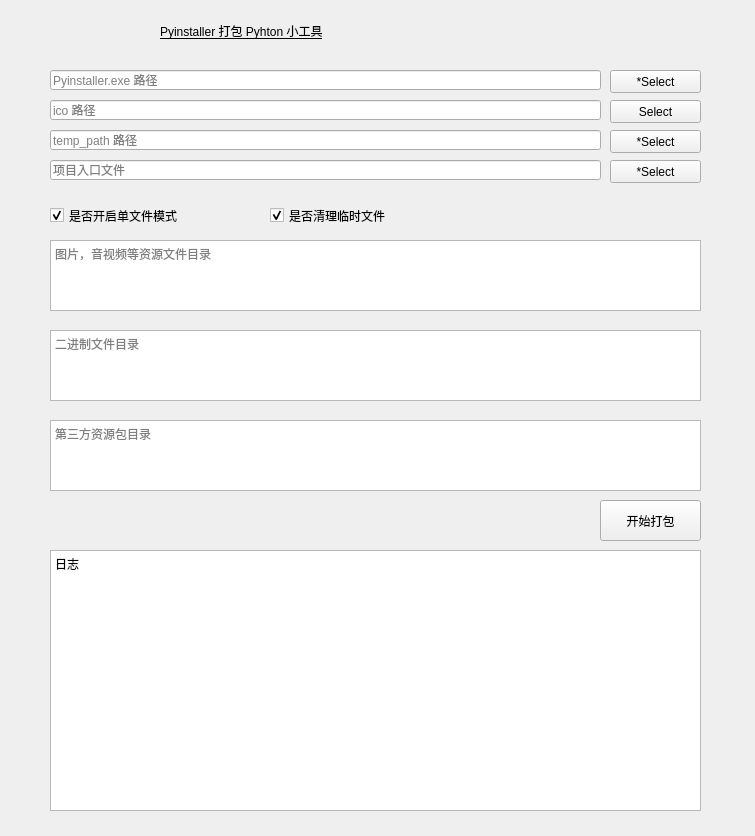
<?xml version="1.0" encoding="UTF-8"?>
<ui version="4.0">
 <class>Form</class>
 <widget class="QWidget" name="Form">
  <property name="geometry">
   <rect>
    <x>0</x>
    <y>0</y>
    <width>755</width>
    <height>836</height>
   </rect>
  </property>
  <property name="windowTitle">
   <string>Form</string>
  </property>
  <widget class="QPushButton" name="pushButton_pyinstaller">
   <property name="geometry">
    <rect>
     <x>610</x>
     <y>70</y>
     <width>91</width>
     <height>23</height>
    </rect>
   </property>
   <property name="text">
    <string>*Select</string>
   </property>
  </widget>
  <widget class="QLineEdit" name="lineEdit_pyinstaller">
   <property name="geometry">
    <rect>
     <x>50</x>
     <y>70</y>
     <width>551</width>
     <height>20</height>
    </rect>
   </property>
   <property name="placeholderText">
    <string>Pyinstaller.exe 路径</string>
   </property>
  </widget>
  <widget class="QLineEdit" name="lineEdit_ico">
   <property name="geometry">
    <rect>
     <x>50</x>
     <y>100</y>
     <width>551</width>
     <height>20</height>
    </rect>
   </property>
   <property name="placeholderText">
    <string>ico 路径</string>
   </property>
  </widget>
  <widget class="QPushButton" name="pushButton_ico">
   <property name="geometry">
    <rect>
     <x>610</x>
     <y>100</y>
     <width>91</width>
     <height>23</height>
    </rect>
   </property>
   <property name="text">
    <string>Select</string>
   </property>
  </widget>
  <widget class="QPushButton" name="pushButton_temp_path">
   <property name="geometry">
    <rect>
     <x>610</x>
     <y>130</y>
     <width>91</width>
     <height>23</height>
    </rect>
   </property>
   <property name="text">
    <string>*Select</string>
   </property>
  </widget>
  <widget class="QLineEdit" name="lineEdit_temp_path">
   <property name="geometry">
    <rect>
     <x>50</x>
     <y>130</y>
     <width>551</width>
     <height>20</height>
    </rect>
   </property>
   <property name="placeholderText">
    <string>temp_path 路径</string>
   </property>
  </widget>
  <widget class="QPushButton" name="pushButton_file">
   <property name="geometry">
    <rect>
     <x>610</x>
     <y>160</y>
     <width>91</width>
     <height>23</height>
    </rect>
   </property>
   <property name="text">
    <string>*Select</string>
   </property>
  </widget>
  <widget class="QLineEdit" name="lineEdit_file">
   <property name="geometry">
    <rect>
     <x>50</x>
     <y>160</y>
     <width>551</width>
     <height>20</height>
    </rect>
   </property>
   <property name="placeholderText">
    <string>项目入口文件</string>
   </property>
  </widget>
  <widget class="QCheckBox" name="checkBox_single">
   <property name="geometry">
    <rect>
     <x>50</x>
     <y>200</y>
     <width>161</width>
     <height>31</height>
    </rect>
   </property>
   <property name="text">
    <string>是否开启单文件模式</string>
   </property>
   <property name="checked">
    <bool>true</bool>
   </property>
  </widget>
  <widget class="QCheckBox" name="checkBox_clear">
   <property name="geometry">
    <rect>
     <x>270</x>
     <y>200</y>
     <width>161</width>
     <height>31</height>
    </rect>
   </property>
   <property name="text">
    <string>是否清理临时文件</string>
   </property>
   <property name="checked">
    <bool>true</bool>
   </property>
  </widget>
  <widget class="QTextEdit" name="textEdit_data_paths">
   <property name="geometry">
    <rect>
     <x>50</x>
     <y>240</y>
     <width>651</width>
     <height>71</height>
    </rect>
   </property>
   <property name="html">
    <string>&lt;!DOCTYPE HTML PUBLIC &quot;-//W3C//DTD HTML 4.0//EN&quot; &quot;http://www.w3.org/TR/REC-html40/strict.dtd&quot;&gt;
&lt;html&gt;&lt;head&gt;&lt;meta name=&quot;qrichtext&quot; content=&quot;1&quot; /&gt;&lt;style type=&quot;text/css&quot;&gt;
p, li { white-space: pre-wrap; }
&lt;/style&gt;&lt;/head&gt;&lt;body style=&quot; font-family:'SimSun'; font-size:9pt; font-weight:400; font-style:normal;&quot;&gt;
&lt;p style=&quot;-qt-paragraph-type:empty; margin-top:0px; margin-bottom:0px; margin-left:0px; margin-right:0px; -qt-block-indent:0; text-indent:0px;&quot;&gt;&lt;br /&gt;&lt;/p&gt;&lt;/body&gt;&lt;/html&gt;</string>
   </property>
   <property name="placeholderText">
    <string>图片，音视频等资源文件目录</string>
   </property>
  </widget>
  <widget class="QTextEdit" name="textEdit_third_paths">
   <property name="geometry">
    <rect>
     <x>50</x>
     <y>420</y>
     <width>651</width>
     <height>71</height>
    </rect>
   </property>
   <property name="html">
    <string>&lt;!DOCTYPE HTML PUBLIC &quot;-//W3C//DTD HTML 4.0//EN&quot; &quot;http://www.w3.org/TR/REC-html40/strict.dtd&quot;&gt;
&lt;html&gt;&lt;head&gt;&lt;meta name=&quot;qrichtext&quot; content=&quot;1&quot; /&gt;&lt;style type=&quot;text/css&quot;&gt;
p, li { white-space: pre-wrap; }
&lt;/style&gt;&lt;/head&gt;&lt;body style=&quot; font-family:'SimSun'; font-size:9pt; font-weight:400; font-style:normal;&quot;&gt;
&lt;p style=&quot;-qt-paragraph-type:empty; margin-top:0px; margin-bottom:0px; margin-left:0px; margin-right:0px; -qt-block-indent:0; text-indent:0px;&quot;&gt;&lt;br /&gt;&lt;/p&gt;&lt;/body&gt;&lt;/html&gt;</string>
   </property>
   <property name="placeholderText">
    <string>第三方资源包目录</string>
   </property>
  </widget>
  <widget class="QPushButton" name="pushButton_start">
   <property name="geometry">
    <rect>
     <x>600</x>
     <y>500</y>
     <width>101</width>
     <height>41</height>
    </rect>
   </property>
   <property name="text">
    <string>开始打包</string>
   </property>
  </widget>
  <widget class="QTextEdit" name="textEdit_log">
   <property name="geometry">
    <rect>
     <x>50</x>
     <y>550</y>
     <width>651</width>
     <height>261</height>
    </rect>
   </property>
   <property name="html">
    <string>&lt;!DOCTYPE HTML PUBLIC &quot;-//W3C//DTD HTML 4.0//EN&quot; &quot;http://www.w3.org/TR/REC-html40/strict.dtd&quot;&gt;
&lt;html&gt;&lt;head&gt;&lt;meta name=&quot;qrichtext&quot; content=&quot;1&quot; /&gt;&lt;style type=&quot;text/css&quot;&gt;
p, li { white-space: pre-wrap; }
&lt;/style&gt;&lt;/head&gt;&lt;body style=&quot; font-family:'SimSun'; font-size:9pt; font-weight:400; font-style:normal;&quot;&gt;
&lt;p style=&quot; margin-top:0px; margin-bottom:0px; margin-left:0px; margin-right:0px; -qt-block-indent:0; text-indent:0px;&quot;&gt;日志&lt;/p&gt;&lt;/body&gt;&lt;/html&gt;</string>
   </property>
  </widget>
  <widget class="QLabel" name="label_title">
   <property name="geometry">
    <rect>
     <x>160</x>
     <y>-10</y>
     <width>501</width>
     <height>81</height>
    </rect>
   </property>
   <property name="styleSheet">
    <string notr="true">font: 22pt &quot;黑体&quot;;
text-decoration: underline;</string>
   </property>
   <property name="text">
    <string>Pyinstaller 打包 Pyhton 小工具</string>
   </property>
  </widget>
  <widget class="QTextEdit" name="textEdit_binary_paths">
   <property name="geometry">
    <rect>
     <x>50</x>
     <y>330</y>
     <width>651</width>
     <height>71</height>
    </rect>
   </property>
   <property name="html">
    <string>&lt;!DOCTYPE HTML PUBLIC &quot;-//W3C//DTD HTML 4.0//EN&quot; &quot;http://www.w3.org/TR/REC-html40/strict.dtd&quot;&gt;
&lt;html&gt;&lt;head&gt;&lt;meta name=&quot;qrichtext&quot; content=&quot;1&quot; /&gt;&lt;style type=&quot;text/css&quot;&gt;
p, li { white-space: pre-wrap; }
&lt;/style&gt;&lt;/head&gt;&lt;body style=&quot; font-family:'SimSun'; font-size:9pt; font-weight:400; font-style:normal;&quot;&gt;
&lt;p style=&quot;-qt-paragraph-type:empty; margin-top:0px; margin-bottom:0px; margin-left:0px; margin-right:0px; -qt-block-indent:0; text-indent:0px;&quot;&gt;&lt;br /&gt;&lt;/p&gt;&lt;/body&gt;&lt;/html&gt;</string>
   </property>
   <property name="placeholderText">
    <string>二进制文件目录</string>
   </property>
  </widget>
 </widget>
 <resources/>
 <connections/>
</ui>
